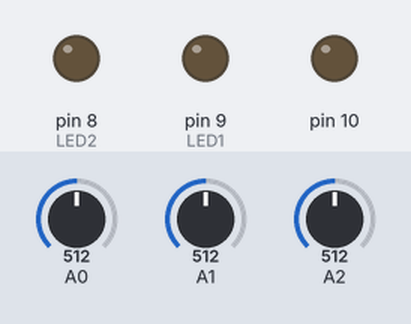
Bench run of a sketch on a simulated Arduino Uno, built with avr-gcc and run on an emulated ATmega328P. Parts: output pins drawn as LEDs (lit = HIGH). Inputs (shaded band) come from the test bench; at power-on: A0 = 512, A1 = 512, A2 = 512. Storage starts empty.

Above: at 1.2 s.
1.3 s: A0 set to 716
Timing chart, 0 to 11.6 s (numbered marks = the images above; inputs shaded):
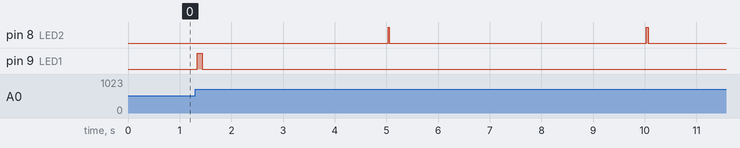

The sketch:

SendPassometer.ino
```cpp
#include <SD.h>
#include <MsTimer2.h>

#define STEP_ACC_SIZE 120
//#define WRITETIME_INTERVER 600000 //10 min (1000mills * 60sec * 10min)
#define WRITETIME_INTERVER 5000

File settingFile, passoFile;
boolean isFileOpened = false;

String inputString = String();         // a string to hold incoming data
boolean stringComplete = false;  // whether the string is complete

const int MODE_RECORD = 0;
const int MODE_RTSEND = 1;

int mode = MODE_RECORD;

const int LED1 = 9; //red
const int LED2 = 8; //green
boolean bOnLED1 = true;
boolean bOnLED2 = true;


//passometer
int old_x = 0;
int old_y = 0;
int old_z = 0;

int passoCnt = 0;
int passoRecordNum = 0;

//timer interrupt routine (using for save)
void timer() {
  //flash led2 while timer routine running
  bOnLED2 = true;
  digitalWrite(LED2, HIGH);

//  Serial.println("***** timer run *****]");

  while(isFileOpened); //wait for write end;
  isFileOpened = true;
  int stepCount = passoCnt/2;
  passoFile = SD.open("passo.pmd", FILE_WRITE);
  passoFile.seek( passoRecordNum*2 );
  passoFile.write( (byte)(stepCount>>8) );
  passoFile.write( (byte)((stepCount<<8)>>8) );
  passoFile.flush();
  passoFile.close();

  passoCnt = 0;
  passoRecordNum++;
  wrPassoSetFile();

//  Serial.print("passRecordNum : ");
//  Serial.print(passoRecordNum);
//  Serial.println(']');

  isFileOpened = false;
}

void wrPassoSetFile() {
  settingFile = SD.open("passo.pms", FILE_WRITE);

  settingFile.seek(0);
  settingFile.write( (byte)(passoRecordNum>>8) );
  settingFile.write( (byte)((passoRecordNum<<8)>>8) );
//  settingFile.write(byte(0));settingFile.write(byte(0));
//  if(settingFile.write( (byte)(passoRecordNum>>8) ) ) {Serial.println("write1 done");}
//  if(settingFile.write( (byte)((passoRecordNum<<8)>>8) ) ) {Serial.println("write2 done");}
  settingFile.flush();
  settingFile.close();
//  Serial.println("save setting done");
}

// the setup routine runs once when you press reset:
void setup() {
  // initialize serial communication at 9600 bits per second:
  Serial.begin(115200);
  Serial.flush();

  inputString.reserve(100);


  //SD Card
//  Serial.print("Initializing SD card...");
  // On the Ethernet Shield, CS is pin 4. It's set as an output by default.
  // Note that even if it's not used as the CS pin, the hardware SS pin
  // (10 on most Arduino boards, 53 on the Mega) must be left as an output
  // or the SD library functions will not work.
  pinMode(10, OUTPUT);
  if (!SD.begin(4)) {  //use digital-pin 11,12,13
//    Serial.println("initialization SD failed!");
    return;
  }

  isFileOpened = true;
  if(SD.exists("passo.pms")) {
//    Serial.print("load settings...");
    settingFile = SD.open("passo.pms", FILE_READ);
    passoRecordNum = ( ((int)(settingFile.read()))<<8 ) + (int)(settingFile.read()) ;
    settingFile.close();
  } else {
//    Serial.print("make settings...");
    passoRecordNum = 0;
    wrPassoSetFile();
  }
  isFileOpened = false;

//  Serial.println("initialization SD done.");
//  Serial.print("passRecordNum : ");
//  Serial.println(passoRecordNum);

  passoCnt = 0;

  old_x = analogRead(A0);
  old_y = analogRead(A1);
  old_z = analogRead(A2);

  bOnLED1 = true;
  pinMode(LED1, OUTPUT);
  digitalWrite(LED1, HIGH);

  bOnLED2 = false;
  pinMode(LED2, OUTPUT);
  digitalWrite(LED2, LOW);

  MsTimer2::set(WRITETIME_INTERVER, timer);
  MsTimer2::start();
}

// the loop routine runs over and over again forever:
void loop() {
  if(bOnLED1) {
    bOnLED1 = false;
    digitalWrite(LED1, LOW);
  }

  if(bOnLED2) {
    bOnLED2 = false;
    digitalWrite(LED2, LOW);
  }

  //request-response
  if (stringComplete) {
    if (inputString == "RQ:PMCONN") {  //PM CONNECT
      Serial.print("RS:CONCTD]");

    } else if (inputString == "RQ:DISCON") {  //DISCONNECT
      Serial.print("RS:DISCON]");

    } else if (inputString == "RQ:GRTPAS") {  //GET REALTIME PASSOMETER VALUE
      Serial.print("RS:GRTPAS]");
      mode = MODE_RTSEND;

    } else if (inputString == "RQ:SRTPAS") {  //STOP RT PASSOMETER
      mode = MODE_RECORD;

    } else if (inputString == "RQ:GSVPAS") {  //GET SAVED PASSOMETER DATA
      Serial.print("RS:GSVPAS]");  //rm ln
      Serial.print(passoRecordNum);
      Serial.print(']');    //rm ln

      while(isFileOpened); //wait for file end;
      isFileOpened = true;
      passoFile = SD.open("passo.pmd", FILE_READ);
      for(int i=0; i<passoRecordNum; i++) {
        int stepCount = ( ((int)(passoFile.read()))<<8 ) + (int)(passoFile.read()) ;
        Serial.print(stepCount);
        Serial.print(']');  //rm ln
//        Serial.write( (byte)(stepCount>>8) );
//        Serial.write( (byte)((stepCount<<8)>>8) );
      }
      passoFile.close();
      Serial.print("RS:ESVPAS]");  //END SAVED PASDATA   //rm ln

      //reset record(saved) data file
      passoRecordNum = 0;
      wrPassoSetFile();
      SD.remove("passo.pmd");

      isFileOpened = false;

    }

    //clear the string:
    inputString = "";
    stringComplete = false;
  }


  // read the input on analog pin 0~2:
  int x = analogRead(A0);
  int y = analogRead(A1);
  int z = analogRead(A2);
  int speed = abs(x + y + z - old_x - old_y - old_z);
  old_x = x;
  old_y = y;
  old_z = z;

//  Serial.print("speed:");
//  Serial.print(speed);
//  Serial.print("\tmode:");
//  Serial.println(mode);


  if (speed > STEP_ACC_SIZE) {
    passoCnt++;

    bOnLED1 = true;
    digitalWrite(LED1, HIGH);
  }

  switch(mode) {
  case MODE_RTSEND:
    if (speed > STEP_ACC_SIZE) {
      //위로올라갈때 한번, 내려갈때 한번이므로 짝수일때 step +1
      if(passoCnt%2 == 0) {
        Serial.print("speed: ");
        Serial.print(speed);
        Serial.print(" \tStepCount: ");
        Serial.print(passoCnt/2);
        Serial.print(']');  //rm ln
      }
    }
    break;

  case MODE_RECORD:
    break;
  }


  delay(100);

}


void serialEvent() {
  while (Serial.available()) {
    // get the new byte:
    char inChar = (char)Serial.read();

    // if the incoming character is a newline, set a flag
    // so the main loop can do something about it:
    if (inChar == ']') {
      stringComplete = true;
    } else {
      // add it to the inputString:
      inputString += inChar;
    }
  }
}
```

Measured:
- after the input at 1.3 s, pin 9 (LED1): LOW → HIGH at once, → LOW 0.10 s later
- by itself, pin 8 (LED2): alternates HIGH for 0.03 s and LOW for 5.0 s
